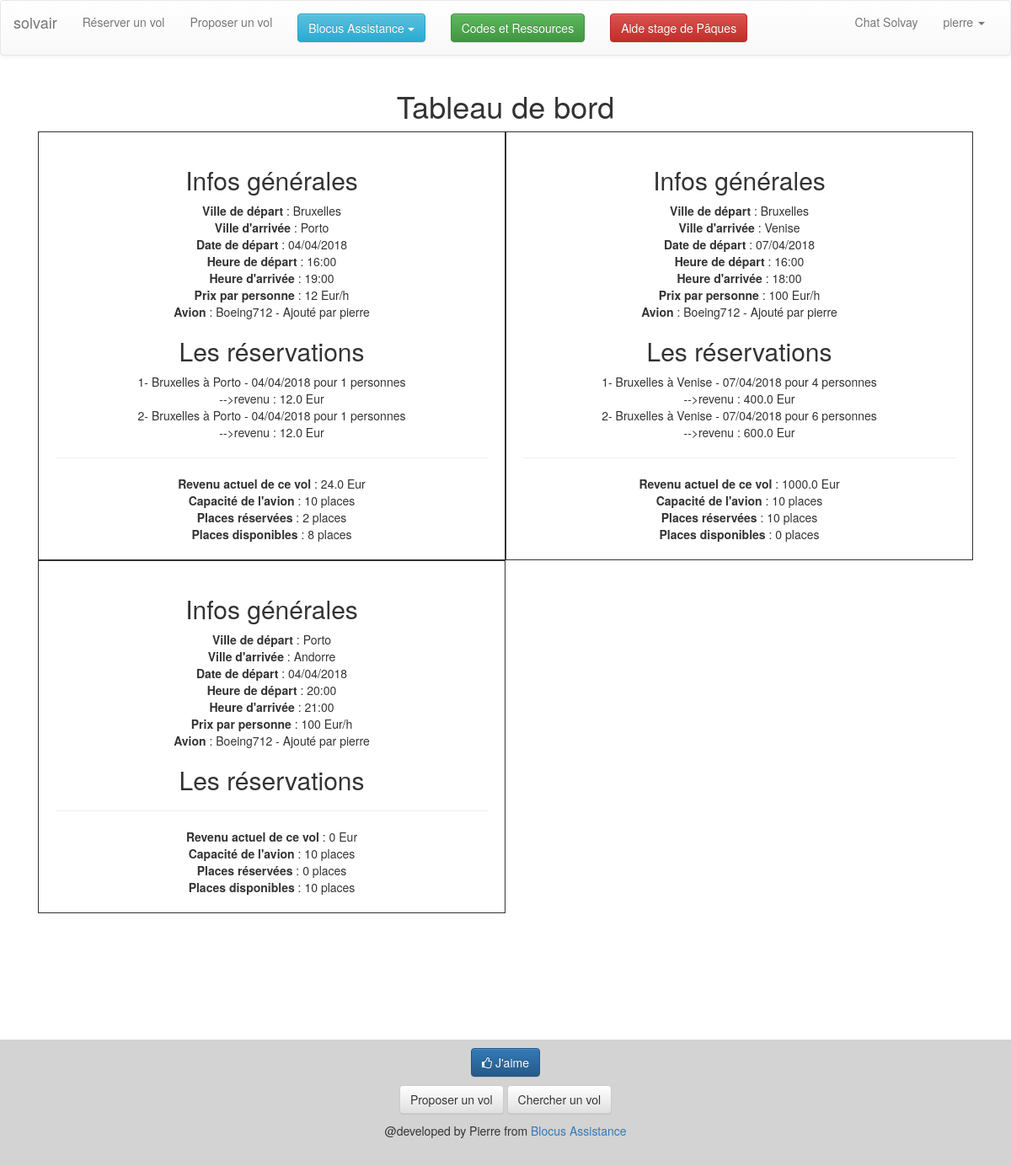
The page /tableau-de-bord-employe (signed in) on the database as committed earlier.
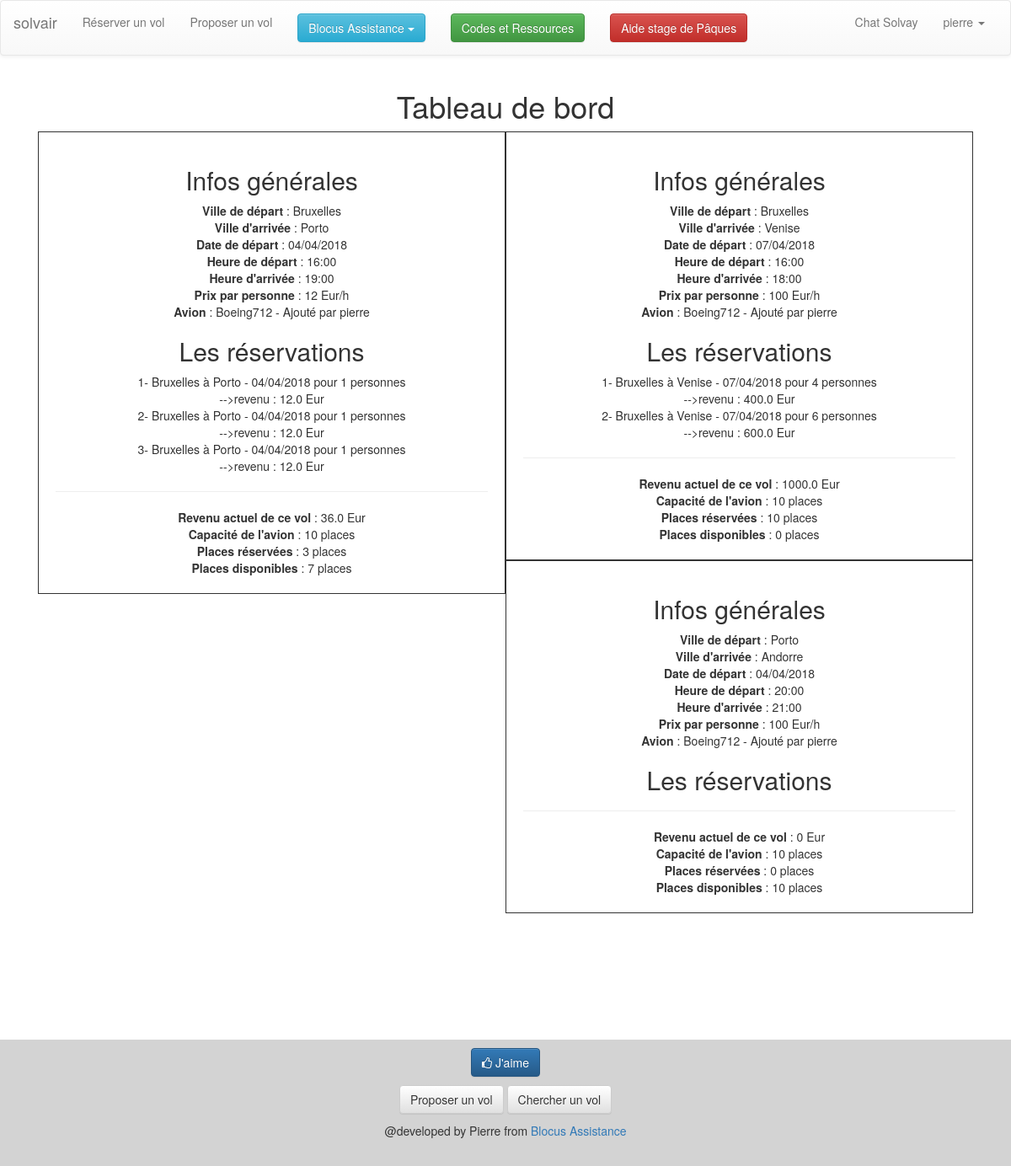
The same page on the database as committed later.
### projetpaques2018/models.py (models this page shows, shortened)
class Utilisateur(models.Model):
    username = models.CharField(max_length=100)
    prenom = models.CharField(max_length=100, blank = True, null = True)
    nom = models.CharField(max_length=100, blank = True, null = True)
    password = models.CharField(max_length=100)
    like = models.BooleanField(default=False)
    statut = models.CharField(max_length=100, blank = True, null = True)

class Vol(models.Model):
    date_depart = models.DateField(blank=True,null=True)
    heure_depart = models.TimeField(blank=True,null=True)
    heure_arrivee = models.TimeField(blank=True,null=True)
    ville_depart = models.ForeignKey(Ville,blank=True,null=True, related_name = "ville_depart")
    ville_arrivee = models.ForeignKey(Ville,blank=True,null=True, related_name = "ville_arrivee")
    avion = models.ForeignKey(Avion)
    prix = models.CharField(max_length=100)
    createur = models.ForeignKey(Utilisateur, blank=True,null=True)
    def calculate_revenu_total(self):
      total = 0
      for b in self.booking_set.all():
        total += b.calculate_price()
      return total
    def get_places_reservees(self):
      count = 0
      for b in self.booking_set.all():
        count += b.nombre_de_places
      return count
    def get_places_dispos(self):
      return self.avion.capacite - self.get_places_reservees()

class Ville(models.Model):
    nom = models.CharField(max_length=100)
    def __str__(self):
        return self.nom

class Avion(models.Model) :
  createur = models.ForeignKey(Utilisateur)
  modele   = models.CharField(max_length=100)
  capacite = models.PositiveSmallIntegerField()
  def __str__(self):
    return self.modele + " - Ajouté par " + self.createur.username

class Booking(models.Model):
    vol = models.ForeignKey(Vol, blank=True,null=True)
    passager = models.ForeignKey(Utilisateur)
    is_paid = models.BooleanField(default = False)
    nombre_de_places = models.PositiveSmallIntegerField(blank=True,null=True)
    def calculate_price(self):
      return int(self.nombre_de_places) * float(self.vol.prix)

### projetpaques2018/views.py (the view)
# urls.py: url(r'^tableau-de-bord-employe', tableau_de_bord_employe),
def tableau_de_bord_employe(request):
    user = get_logged_user(request)
    if user :
      if user.statut == "passager" :
        return HttpResponseRedirect('/employe-page')
      else :
        vols = Vol.objects.all()
        return render(request,'employe/tableau-de-bord.html', {'vols':vols, 'current_user':user})
    else :
      return HttpResponseRedirect('/login')

### projetpaques2018/views.py (called while the page is built)
def get_logged_user(request):
    if "user_id" in request.session and len(Utilisateur.objects.filter(id=request.session["user_id"])) == 1  :
        user = Utilisateur.objects.get(id=request.session["user_id"])
        return user
    else :
        return None

### projetpaques2018/templates/employe/tableau-de-bord.html (shortened to what this page needs)
{% extends "base.html" %}
{% block content %}
<div class="container">
  <div class="col-xs-12 col-md-12">
    <div class="">
      <h1>Tableau de bord</h1>
      {% if vols|length == 0 %}
        Aucun vols pour le moment
      {% else %}
        {% for vol in vols %}
        <div class="col-xs-6 col-md-6 solid-box">
          <h2>Infos générales</h2>
          <b>Ville de départ</b> : {{ vol.ville_depart }} <br>
          <b>Ville d'arrivée</b> : {{ vol.ville_arrivee }} <br>
          <b>Date de départ</b> : {{ vol.date_depart|date:"d/m/Y" }} <br>
          <b>Heure de départ</b> : {{ vol.heure_depart|date:'H:i' }} <br>
          <b>Heure d'arrivée</b> : {{ vol.heure_arrivee|date:'H:i' }} <br>
          <b>Prix par personne</b> : {{ vol.prix}} Eur/h<br>
          <b>Avion</b> : {{ vol.avion }} <br>
          <h2>Les réservations</h2>
          {% for r in vol.booking_set.all %}
            {{ forloop.counter }}- {{ r.vol.ville_depart }} à  {{ r.vol.ville_arrivee }} - {{ r.vol.date_depart|date:"d/m/Y" }} pour {{r.nombre_de_places}} personnes<br>
            -->revenu : {{ r.calculate_price }} Eur<br>
          {% endfor %}
          <hr>
          <b>Revenu actuel de ce vol</b> : {{ vol.calculate_revenu_total }} Eur <br>
          <b>Capacité de l'avion</b> : {{ vol.avion.capacite }} places <br>
          <b>Places réservées</b> : {{vol.get_places_reservees}} places<br>
          <b>Places disponibles</b> : {{vol.get_places_dispos}} places<br>
        </div>
        {% endfor %}
      {% endif %}
    </div>
  </div>
</div>
{% endblock %}

### projetpaques2018/templates/base.html (shortened to what this page needs)
{% load static %}
<!DOCTYPE html>
<html xmlns="http://www.w3.org/1999/xhtml" lang="fr" >
    <head>
		<link rel="stylesheet" href="https://maxcdn.bootstrapcdn.com/bootstrap/3.3.7/css/bootstrap.min.css">
		<link rel="stylesheet" href="https://maxcdn.bootstrapcdn.com/bootstrap/3.3.7/css/bootstrap-theme.min.css">
	  	<link rel="stylesheet" type="text/css" href="{% static 'css/style.css' %}"/>
		<link rel="stylesheet" href="https://cdnjs.cloudflare.com/ajax/libs/font-awesome/4.7.0/css/font-awesome.min.css">
    </head>
    <body>
<nav class="navbar navbar-default">
  <div class="container-fluid">
    <div class="navbar-header">
      <a class="navbar-brand" href="/">solvair</a>
    </div>
    <div class="collapse navbar-collapse" id="bs-example-navbar-collapse-1">
      <ul class="nav navbar-nav">
        <li><a href="/search">Réserver un vol <span class="sr-only">(current)</span></a></li>
        <li><a href="/nouveau-vol">Proposer un vol </a></li>
        <li class="dropdown">
          <a href="#" style="color:white;" class="dropdown-toggle" data-toggle="dropdown" aria-haspopup="true" aria-expanded="false"><button class="btn btn-info">Blocus Assistance <span class="caret"></span></button></a>
        </li>
        <li><a href="/codes-et-ressources"><button class="btn btn-success">Codes et Ressources</button></a></li>
        <li><a href="https://www.blocusassistance.be/cours/detail-cours/39/"><button class="btn btn-danger">Aide stage de Pâques</button></a></li>
      </ul>
      <ul class="nav navbar-nav navbar-right">
        <li><a href="/chat-solvay">Chat Solvay <span class="sr-only">(current)</span></a></li>
        {% if current_user %}
        <li class="dropdown">
          <a href="#" class="dropdown-toggle" data-toggle="dropdown" role="button" aria-haspopup="true" aria-expanded="false">{{current_user.username}} <span class="caret"></span></a>
        </li>
        {% else %}
        		<li><a href="/login">Se connecter </a></li>
        		<li><a href="/signup">Se créer un compte </a></li>
        {% endif %}
      </ul>
    </div>
  </div>
</nav>
      <div class="center">
        {% block content %}
        {% endblock %}
      </div>
      <footer style="margin-top:150px;">
      	<p style="padding-top:10px;">
        		<a target="_blank" class="btn btn-primary" href="/like"><i class="fa fa-thumbs-o-up" aria-hidden="true"></i>
         		J'aime
         	</a>
         </p>
		<p>
			<a href="/nouveau-vol" class=" btn btn-default">Proposer un vol</a>
			<a href="/search"         class=" btn btn-default">Chercher un vol</a>
		</p>
        @developed by Pierre from <a href="http://www.blocusassistance.be/">Blocus Assistance</a>
      </footer>
    </body>
<html>

### projetpaques2018/static/css/style.css (style rules this page uses)
footer { background-color:#d3d3d3; height:150px; }
body { text-align:center; }
.solid-box { border : solid 1px; padding:20px; }

Rows that differ between the two databases and show on the page:
computed for Vol (number 1 of 3 on the later page): calculate_revenu_total "24.0" → "36.0"; get_places_reservees "2" → "3"; get_places_dispos "8" → "7"
added Booking: vol.ville_depart "Bruxelles", vol.ville_arrivee "Porto", vol.date_depart "04/04/2018", nombre_de_places "1", calculate_price "12.0", shown under Vol (number 1 of 3 on the later page)
